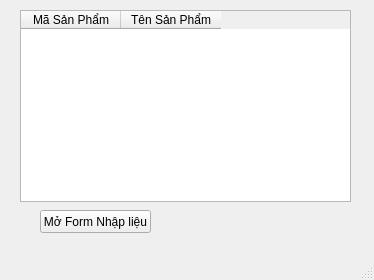
<?xml version="1.0" encoding="UTF-8"?>
<ui version="4.0">
 <class>MainWindow</class>
 <widget class="QMainWindow" name="MainWindow">
  <property name="geometry">
   <rect>
    <x>0</x>
    <y>0</y>
    <width>374</width>
    <height>280</height>
   </rect>
  </property>
  <property name="windowTitle">
   <string>MainWindow</string>
  </property>
  <widget class="QWidget" name="centralwidget">
   <widget class="QPushButton" name="btnMoFormNhapLieu">
    <property name="geometry">
     <rect>
      <x>40</x>
      <y>210</y>
      <width>111</width>
      <height>23</height>
     </rect>
    </property>
    <property name="text">
     <string>Mở Form Nhập liệu</string>
    </property>
   </widget>
   <widget class="QTableWidget" name="tblSanPham">
    <property name="geometry">
     <rect>
      <x>20</x>
      <y>10</y>
      <width>331</width>
      <height>192</height>
     </rect>
    </property>
    <attribute name="verticalHeaderShowSortIndicator" stdset="0">
     <bool>false</bool>
    </attribute>
    <column>
     <property name="text">
      <string>Mã Sản Phẩm</string>
     </property>
    </column>
    <column>
     <property name="text">
      <string>Tên Sản Phẩm</string>
     </property>
    </column>
   </widget>
  </widget>
  <widget class="QMenuBar" name="menubar">
   <property name="geometry">
    <rect>
     <x>0</x>
     <y>0</y>
     <width>374</width>
     <height>21</height>
    </rect>
   </property>
  </widget>
  <widget class="QStatusBar" name="statusbar"/>
 </widget>
 <resources/>
 <connections/>
</ui>
